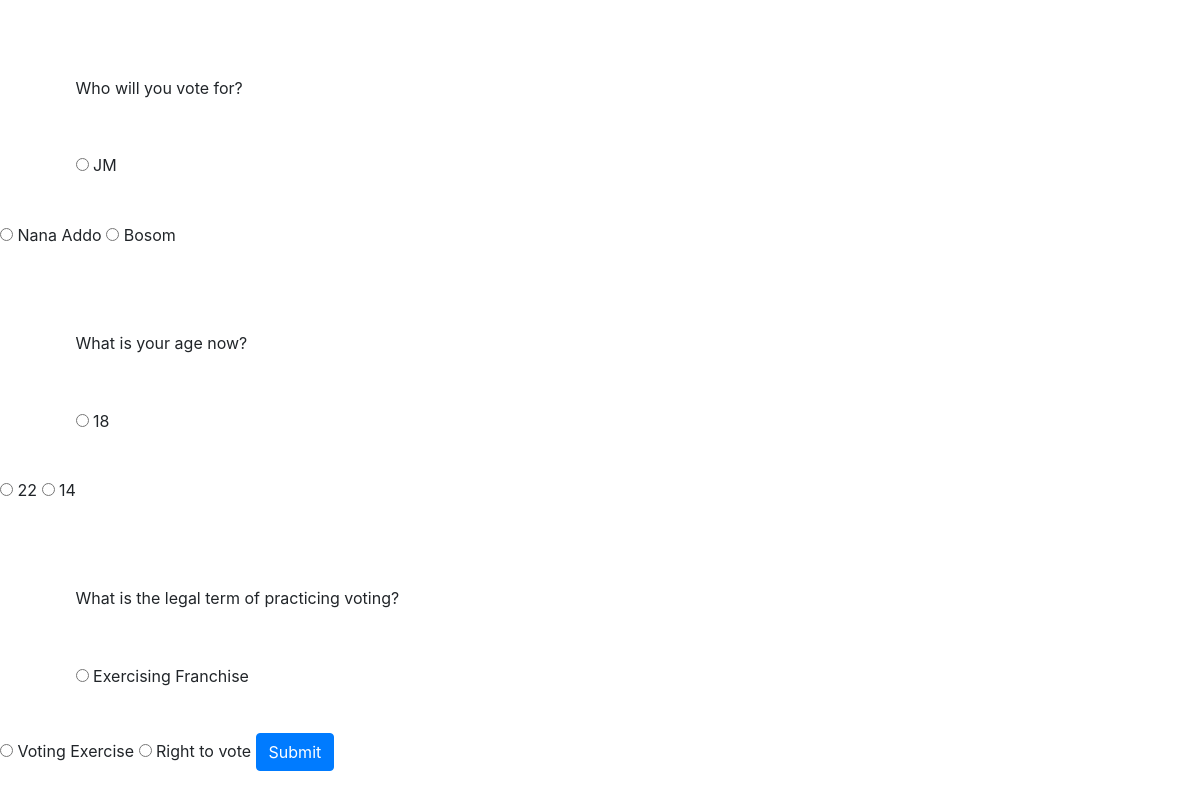
The app's page /survey/1/ with its own data.
### survey_app/models.py (models this page shows, shortened)
class  Question(models.Model):
    question_text = models.CharField(max_length=500)
    survey = models.ForeignKey(Survey, on_delete=models.CASCADE)

class Choice(models.Model):
    choice_text = models.CharField(max_length=225)
    question = models.ForeignKey(Question, on_delete=models.CASCADE)

### survey_app/views.py (the view, shortened to what this page needs)
# urls.py: path('survey/<int:id>/', survey, name='survey'),
def survey(request, id):
    survey = get_object_or_404(Survey, pk=id)
    questions = Question.objects.filter(survey=survey)
    ctx = {'questions':questions}
    return render(request, 'survey.htm', ctx)

### templates/survey.htm (shortened to what this page needs)
{% extends 'base.htm' %}
{% block content %}
<form action="." method="POST" >
    {% for question in questions  %}
        <div style="padding: 2cm 0cm 0cm 2cm;">
            <p> {{ question.question_text }}</p>
        </div>
            <div  style="padding: 1cm 2cm 1cm;" >
                {% for choice in question.choice_set.all  %}
                <input type="radio" name="{{question.id}}" value="{{choice.id}}">
                <label >{{ choice.choice_text }}</label>
            </div>
        {% endfor %}
    {% endfor %}
                <input type="submit" value="Submit" class="btn btn-primary">
</form>
{% endblock %}

### templates/base.htm
<!DOCTYPE html>
<html lang="en">
{% load static %}
{% include 'head.htm' %}
{% block content %}
{% endblock content %}
{% include 'footer.htm' %}
</html>

### templates/head.htm (shortened to what this page needs)
<!DOCTYPE html>
<html lang="en">
<head>
    <link rel="stylesheet" href="https://cdn.jsdelivr.net/npm/bootstrap@4.5.3/dist/css/bootstrap.min.css">
</head>
</html>

### templates/footer.htm (shortened to what this page needs)
<!DOCTYPE html>
<html lang="en">
<body>
</body>
</html>

### records on screen
Question: question_text "Who will you vote for?"
Choice: choice_text "JM"
Choice: choice_text "Nana Addo"
Choice: choice_text "Bosom"
Question: question_text "What is your age now?"
Choice: choice_text "18"
Choice: choice_text "22"
Choice: choice_text "14"
Question: question_text "What is the legal term of practicing voting?"
Choice: choice_text "Exercising Franchise"
Choice: choice_text "Voting Exercise"
Choice: choice_text "Right to vote"
